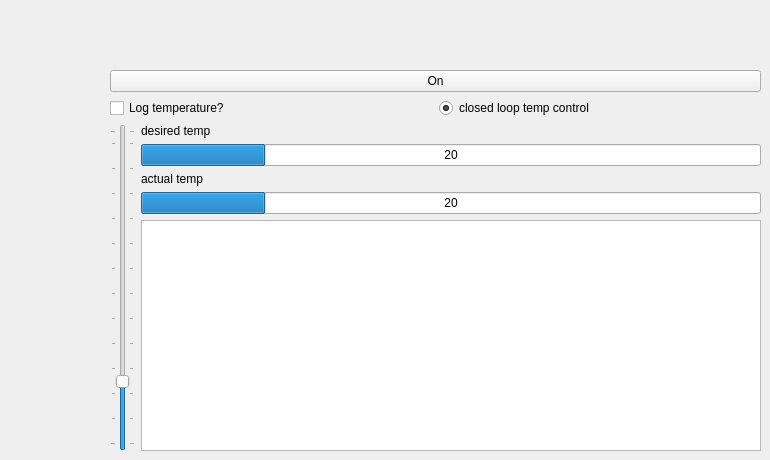
       <widget class="QWidget" name="peltier">
        <attribute name="title">
         <string>Peltier</string>
        </attribute>
        <widget class="QWidget" name="horizontalLayoutWidget">
         <property name="geometry">
          <rect>
           <x>110</x>
           <y>70</y>
           <width>651</width>
           <height>381</height>
          </rect>
         </property>
         <layout class="QHBoxLayout" name="horizontalLayout_2">
          <item>
           <layout class="QVBoxLayout" name="verticalLayout_12">
            <item>
             <widget class="QPushButton" name="peltonbutton">
              <property name="text">
               <string>On</string>
              </property>
              <property name="checkable">
               <bool>true</bool>
              </property>
             </widget>
            </item>
            <item>
             <layout class="QHBoxLayout" name="horizontalLayout_4">
              <item>
               <widget class="QCheckBox" name="logtempcheck">
                <property name="text">
                 <string>Log temperature?</string>
                </property>
                <property name="autoRepeat">
                 <bool>false</bool>
                </property>
                <property name="autoRepeatDelay">
                 <number>1000</number>
                </property>
                <property name="autoRepeatInterval">
                 <number>1000</number>
                </property>
               </widget>
              </item>
              <item>
               <widget class="QRadioButton" name="tempclosedloop">
                <property name="enabled">
                 <bool>true</bool>
                </property>
                <property name="text">
                 <string>closed loop temp control</string>
                </property>
                <property name="checkable">
                 <bool>true</bool>
                </property>
                <property name="checked">
                 <bool>true</bool>
                </property>
                <property name="autoRepeat">
                 <bool>true</bool>
                </property>
                <property name="autoRepeatDelay">
                 <number>500</number>
                </property>
                <property name="autoRepeatInterval">
                 <number>500</number>
                </property>
               </widget>
              </item>
             </layout>
            </item>
            <item>
             <layout class="QHBoxLayout" name="horizontalLayout_3">
              <item>
               <widget class="QSlider" name="tempslider">
                <property name="minimum">
                 <number>15</number>
                </property>
                <property name="maximum">
                 <number>40</number>
                </property>
                <property name="singleStep">
                 <number>1</number>
                </property>
                <property name="pageStep">
                 <number>1</number>
                </property>
                <property name="value">
                 <number>20</number>
                </property>
                <property name="orientation">
                 <enum>Qt::Vertical</enum>
                </property>
                <property name="tickPosition">
                 <enum>QSlider::TicksBothSides</enum>
                </property>
                <property name="tickInterval">
                 <number>2</number>
                </property>
               </widget>
              </item>
              <item>
               <layout class="QVBoxLayout" name="verticalLayout_15">
                <item>
                 <widget class="QLabel" name="desiredtemplabel">
                  <property name="text">
                   <string>desired temp</string>
                  </property>
                 </widget>
                </item>
                <item>
                 <widget class="QProgressBar" name="desiredtempbar">
                  <property name="minimum">
                   <number>15</number>
                  </property>
                  <property name="maximum">
                   <number>40</number>
                  </property>
                  <property name="value">
                   <number>20</number>
                  </property>
                  <property name="alignment">
                   <set>Qt::AlignCenter</set>
                  </property>
                  <property name="textVisible">
                   <bool>true</bool>
                  </property>
                  <property name="orientation">
                   <enum>Qt::Horizontal</enum>
                  </property>
                  <property name="textDirection">
                   <enum>QProgressBar::BottomToTop</enum>
                  </property>
                  <property name="format">
                   <string>%v</string>
                  </property>
                 </widget>
                </item>
                <item>
                 <widget class="QLabel" name="actualtemplabel">
                  <property name="text">
                   <string>actual temp</string>
                  </property>
                 </widget>
                </item>
                <item>
                 <widget class="QProgressBar" name="actualtempbar">
                  <property name="minimum">
                   <number>15</number>
                  </property>
                  <property name="maximum">
                   <number>40</number>
                  </property>
                  <property name="value">
                   <number>20</number>
                  </property>
                  <property name="alignment">
                   <set>Qt::AlignCenter</set>
                  </property>
                  <property name="textVisible">
                   <bool>true</bool>
                  </property>
                  <property name="orientation">
                   <enum>Qt::Horizontal</enum>
                  </property>
                  <property name="textDirection">
                   <enum>QProgressBar::BottomToTop</enum>
                  </property>
                  <property name="format">
                   <string>%v</string>
                  </property>
                 </widget>
                </item>
                <item>
                 <widget class="QGraphicsView" name="tempgraph">
                  <property name="foregroundBrush">
                   <brush brushstyle="NoBrush">
                    <color alpha="255">
                     <red>0</red>
                     <green>0</green>
                     <blue>0</blue>
                    </color>
                   </brush>
                  </property>
                 </widget>
                </item>
               </layout>
              </item>
             </layout>
            </item>
           </layout>
          </item>
          <item>
           <layout class="QVBoxLayout" name="verticalLayout_11"/>
          </item>
         </layout>
        </widget>
       </widget>
